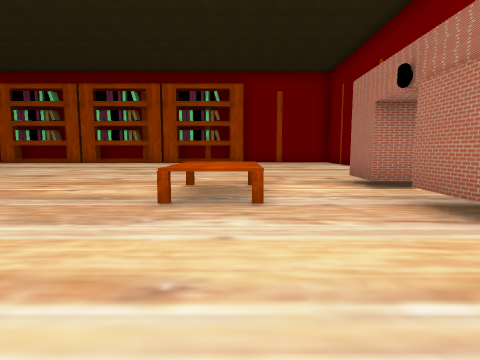
view 1 (above)

19 first-person views from a walk through a Unity game level. The camera is 1.3 m above the floor, tilts 6° down and sees 80° across. The floor is counted in squares, 2 m on a side. Each view is taken from the middle of a square. On the plan, view 1 faces up. The plan holds only what a view shows up to about 9 squares ahead; the rest is blank. The player is left out. Some surface patterns are stand-ins.

view 2
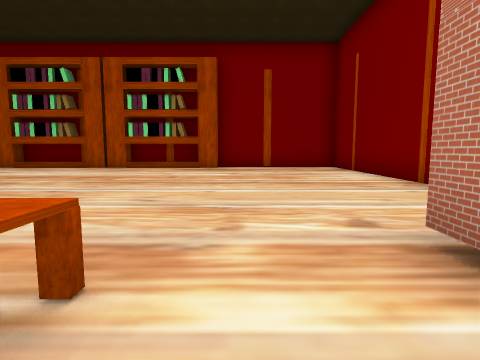

view 3
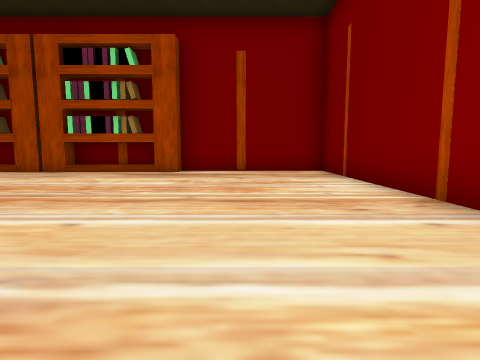

view 4
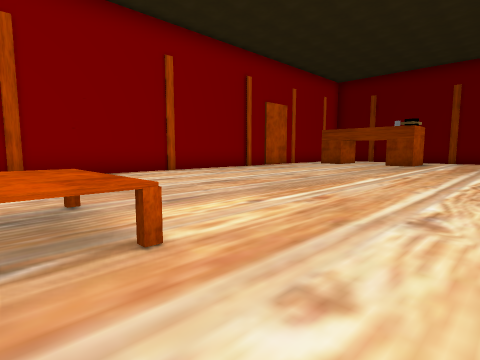

view 5
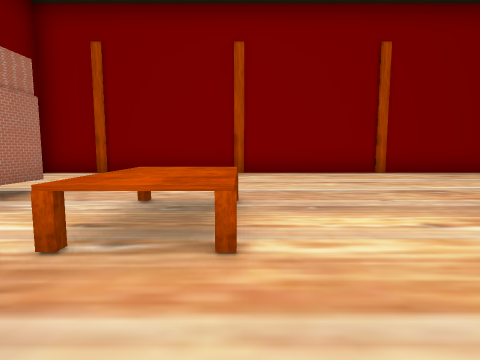

view 6
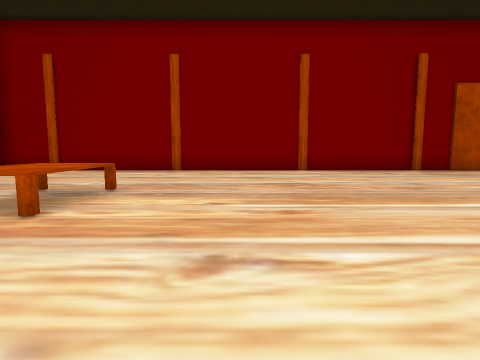

view 7
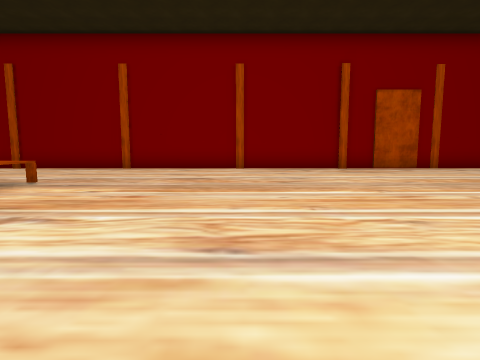

view 8
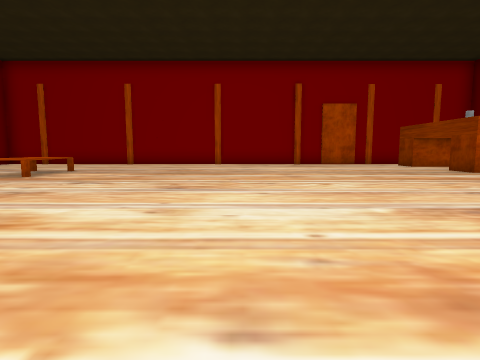

view 9
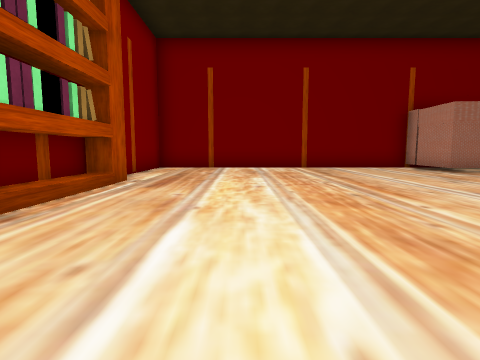

view 10
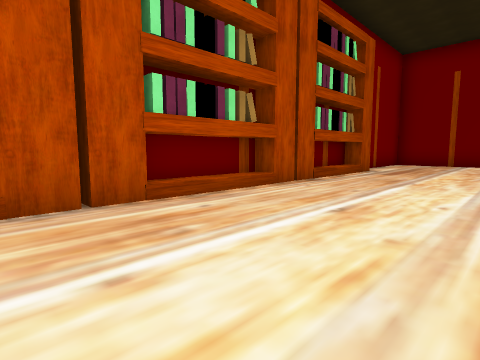

view 11
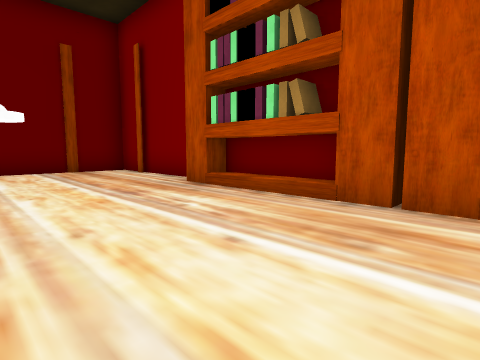

view 12
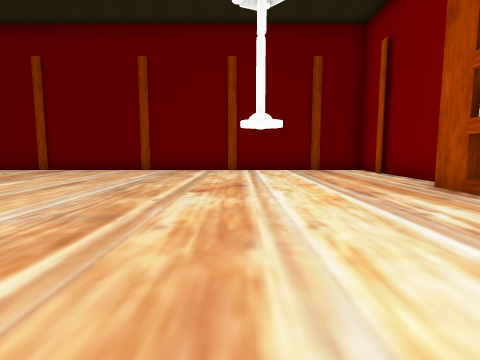

view 13
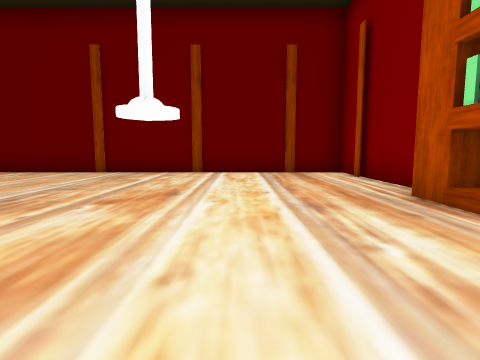

view 14
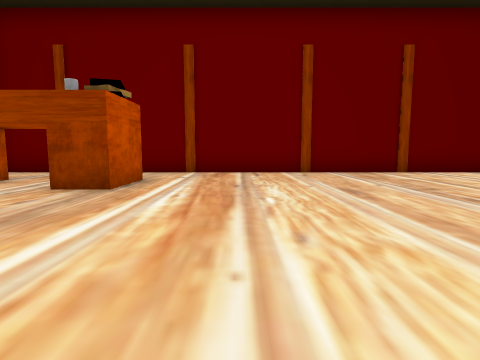

view 15
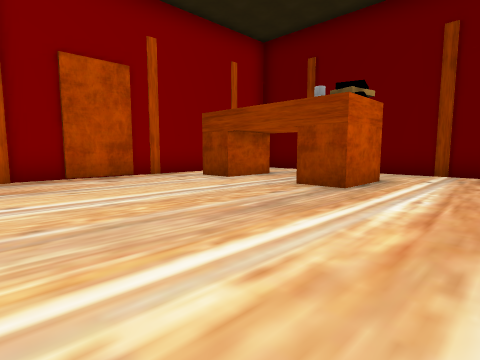

view 16
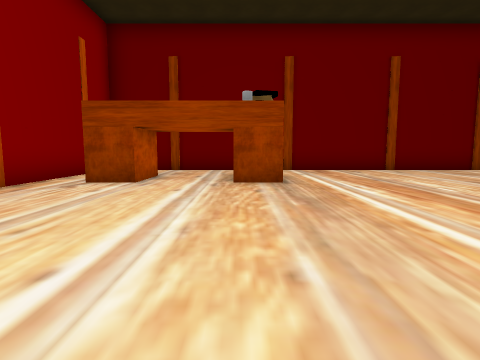

view 17
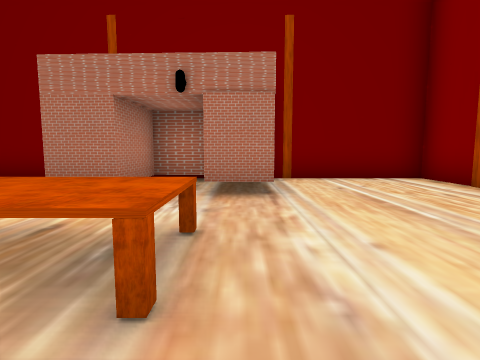

view 18
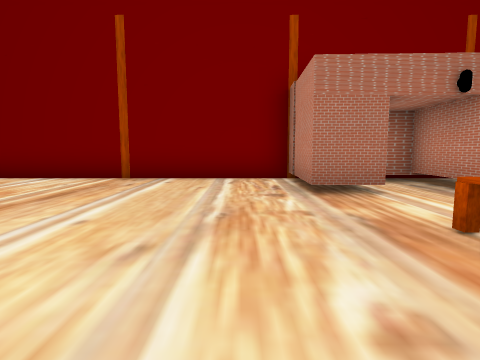

view 19
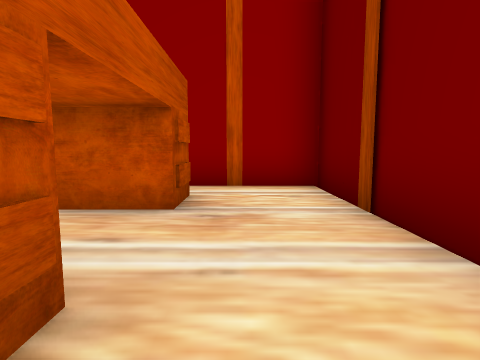

### Floor plan
Points are (right, up) in squares from view 1. A wall is a line through its corners. A room is listed if a view was taken in it or the views show most of it. See-through windows are left out.
Room 1 (views 1, 2, 3, 4, 5, 6, 7, 8, 9, 10, 11, 12, 13, 14, 15, 16, 17, 18, 19)
walls: (-7.1, 14.4) (-8.8, 14.4); (-3.1, 14.4) (-4.6, 14.4); (-4.6, 15) (-7, 15); (-8.9, 15) (-11.3, 15); (-11.3, 14.4) (-12.1, 14.4); (2.2, 2.5) (2.2, 3.5) (4, 3.5); (0.2, 14.4) (-0.5, 14.4); (-0.5, 15) (-3.1, 15); (-14.3, 0.9) (-12.7, 0.9) (-12.7, -0.1); (-12.4, -1.2) (4.6, -1.2) (4.6, 2.2); (-12.8, 15) (-16.4, 15) (-16.4, 1.5); (3.9, 3.2) (3.9, 4.8) (2.2, 4.8) (2.3, 5.9) (4.6, 5.8) (4.6, 15) (0.2, 15)
ways out: opening at (-15.5, 0.5) to room 2; opening at (-13.5, -1) to room 2
objects: books (-14, 3); grey cylinder (-13, 3); table (-1, 4) to (0, 5)
Room 2 (no view inside)
walls: (-14.3, -0.1) (-14.3, 0.9); (-16.4, 1.5) (-16.4, -1.2) (-12.4, -1.2)
ways out: opening at (-15.5, 0.5) to room 1; opening at (-13.5, -1) to room 1

Positions as (right, up) in squares from view 1, and headings:
1: (0, 0), facing up
2: (1, 4), facing up
3: (2, 6), facing up
4: (0, 7), facing down-left
5: (-1, 7), facing down
6: (-3, 8), facing down
7: (-5, 9), facing down
8: (-6, 12), facing down
9: (-6, 12), facing right
10: (-9, 11), facing up-right
11: (-7, 11), facing up-left
12: (-7, 11), facing left
13: (-8, 12), facing left
14: (-8, 6), facing left
15: (-8, 6), facing down-left
16: (-7, 3), facing left
17: (-2, 3), facing right
18: (-2, 7), facing right
19: (-15, 4), facing down
